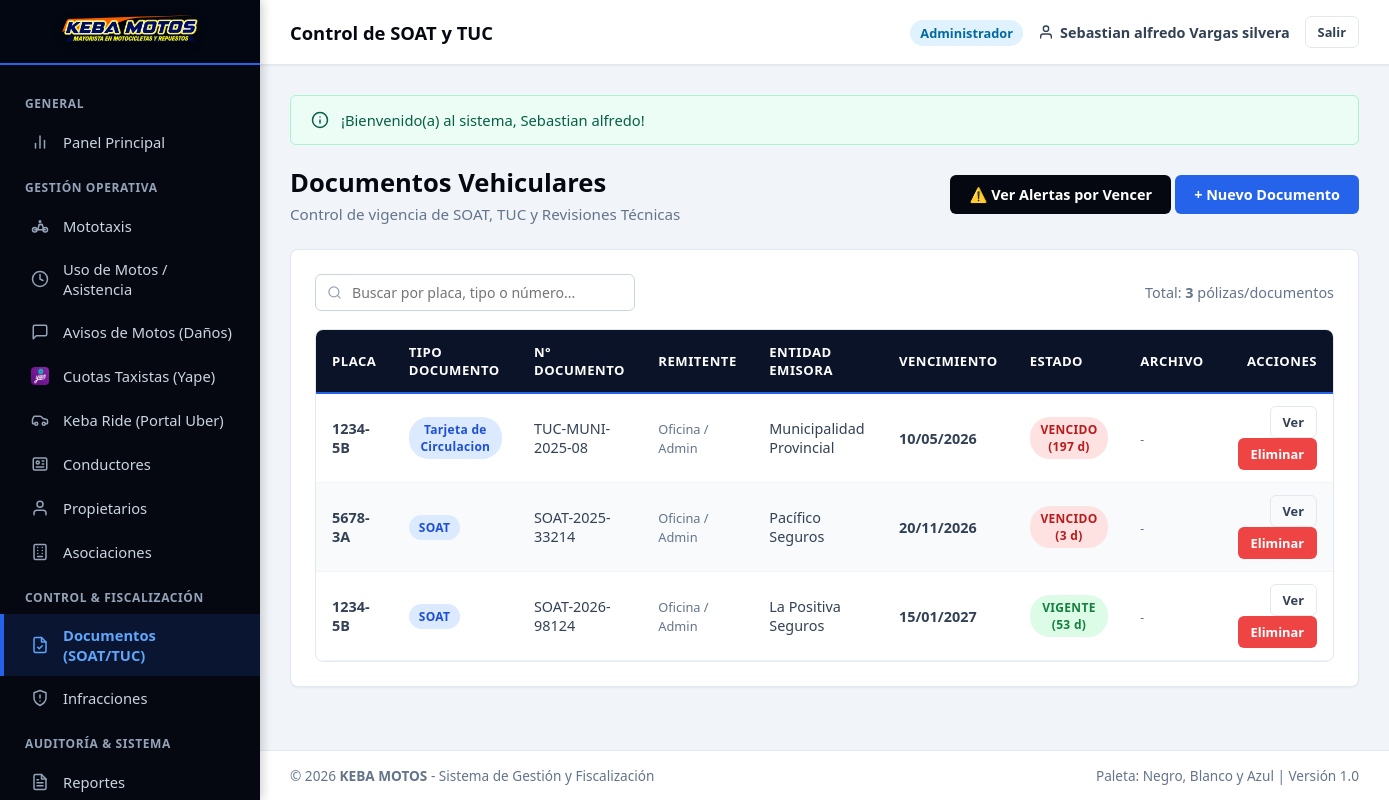
Page /vista/documentos/listar_documentos.php (signed in) on the committed database.
### tables this page shows
CREATE TABLE `documentos_vehiculo` (
  `id_documento` INT AUTO_INCREMENT PRIMARY KEY,
  `id_vehiculo` INT NOT NULL,
  `id_usuario` INT NULL,
  `remitente_nombre` VARCHAR(150) NULL,
  `tipo_documento` ENUM('SOAT', 'Tarjeta de Propiedad', 'Tarjeta de Circulacion', 'Licencia de Conducir', 'Revision Tecnica', 'Seguro Municipal', 'Otro') NOT NULL,
  `numero_documento` VARCHAR(50) NOT NULL,
  `entidad_emisora` VARCHAR(100) NULL,
  `fecha_emision` DATE NOT NULL,
  `fecha_vencimiento` DATE NOT NULL,
  `archivo_digital` VARCHAR(255) NULL,
  `estado` ENUM('Vigente', 'Por Vencer', 'Vencido') DEFAULT 'Vigente',
  `observaciones` TEXT NULL,
  `created_at` TIMESTAMP DEFAULT CURRENT_TIMESTAMP,
  `updated_at` TIMESTAMP DEFAULT CURRENT_TIMESTAMP ON UPDATE CURRENT_TIMESTAMP,
  CONSTRAINT `fk_docs_vehiculo` FOREIGN KEY (`id_vehiculo`) REFERENCES `vehiculos` (`id_vehiculo`) ON UPDATE CASCADE ON DELETE CASCADE
);

CREATE TABLE `vehiculos` (
  `id_vehiculo` INT AUTO_INCREMENT PRIMARY KEY,
  `placa` VARCHAR(10) NOT NULL UNIQUE,
  `numero_padron` VARCHAR(20) NULL,
  `marca` VARCHAR(50) NOT NULL,
  `modelo` VARCHAR(50) NULL,
  `color` VARCHAR(50) NOT NULL,
  `anio_fabricacion` YEAR NULL,
  `numero_motor` VARCHAR(50) NULL,
  `numero_chasis` VARCHAR(50) NULL,
  `id_propietario` INT NOT NULL,
  `id_asociacion` INT NULL,
  `foto` VARCHAR(255) NULL,
  `es_empresa` TINYINT(1) DEFAULT 1,
  `fecha_proxima_revision` DATE NULL,
  `estado_limpieza` ENUM('Excelente', 'Limpia', 'Regular', 'Requiere Lavado') DEFAULT 'Limpia',
  `estado_mecanico` ENUM('Operativo', 'Con Observaciones', 'En Mantenimiento', 'Taller') DEFAULT 'Operativo',
  `observaciones_danos` TEXT NULL,
  `estado` ENUM('Activo', 'Inactivo', 'De Baja', 'Observado') DEFAULT 'Activo',
  `created_at` TIMESTAMP DEFAULT CURRENT_TIMESTAMP,
  `updated_at` TIMESTAMP DEFAULT CURRENT_TIMESTAMP ON UPDATE CURRENT_TIMESTAMP,
  CONSTRAINT `fk_vehiculos_propietarios` FOREIGN KEY (`id_propietario`) REFERENCES `propietarios` (`id_propietario`) ON UPDATE CASCADE,
  CONSTRAINT `fk_vehiculos_asociaciones` FOREIGN KEY (`id_asociacion`) REFERENCES `asociaciones` (`id_asociacion`) ON UPDATE CASCADE ON DELETE SET NULL
);

### vista/documentos/listar_documentos.php (the view, shortened to what the rows shown need)
<?php
require_once dirname(__DIR__) . '/plantillas/header.php';
require_once dirname(__DIR__) . '/plantillas/navbar.php';
require_once dirname(dirname(__DIR__)) . '/modelos/Documento.php';
$docMod = new Documento();
$documentos = $docMod->listarTodos();
?>
<div class="page-header">
    <div>
        <h1 class="page-title">Documentos Vehiculares</h1>
    </div>
</div>
<div class="card">
    <div class="table-responsive">
        <table class="table-custom" id="tablaRegistros">
            <thead>
                <tr>
                    <th>Placa</th>
                    <th>Tipo Documento</th>
                    <th>N° Documento</th>
                    <th>Remitente</th>
                    <th>Entidad Emisora</th>
                    <th>Vencimiento</th>
                    <th>Estado</th>
                    <th>Archivo</th>
                    <th style="text-align: right;">Acciones</th>
                </tr>
            </thead>
            <tbody>
                <?php if (empty($documentos)): ?>
                <tr><td colspan="9" style="text-align:center; padding:25px;">No hay documentos registrados.</td></tr>
                <?php else: ?>
                <?php foreach ($documentos as $d): ?>
                <?php
                    $dias = (int)($d['dias_para_vencer'] ?? 0);
                    $badgeClass = 'badge-success';
                    if ($dias < 0) {
                        $badgeClass = 'badge-danger';
                        $textoEstado = 'VENCIDO (' . abs($dias) . ' d)';
                    } elseif ($dias <= 30) {
                        $badgeClass = 'badge-warning';
                        $textoEstado = 'POR VENCER (' . $dias . ' d)';
                    } else {
                        $textoEstado = 'VIGENTE (' . $dias . ' d)';
                    }
                    $tieneArchivo = !empty($d['archivo_digital']) && file_exists(ROOT_PATH . 'subidas/documentos/' . $d['archivo_digital']);
                    $archivoUrl = $tieneArchivo ? subidaUrl('documentos/' . $d['archivo_digital']) : '';
                    $esImagen = $tieneArchivo && preg_match('/\.(jpg|jpeg|png|webp)$/i', $d['archivo_digital']);
                ?>
                <tr>
                    <td><strong><?= htmlspecialchars($d['placa']) ?></strong></td>
                    <td><span class="badge badge-info"><?= htmlspecialchars($d['tipo_documento']) ?></span></td>
                    <td><?= htmlspecialchars($d['numero_documento']) ?></td>
                    <td>
                        <?php if (!empty($d['remitente_nombre'])): ?>
                            <span class="badge" style="background: #eff6ff; color: #1d4ed8; border: 1px solid #bfdbfe; font-size: 0.8rem; font-weight: 700; display: inline-flex; align-items: center; gap: 4px; padding: 4px 8px;">
                                <svg style="width: 14px; height: 14px;" viewBox="0 0 24 24" fill="none" stroke="currentColor" stroke-width="2"><path d="M20 21v-2a4 4 0 0 0-4-4H8a4 4 0 0 0-4 4v2"></path><circle cx="12" cy="7" r="4"></circle></svg>
                                <?= htmlspecialchars($d['remitente_nombre']) ?>
                            </span>
                        <?php else: ?>
                            <span style="color: #64748b; font-size: 0.8rem;">Oficina / Admin</span>
                        <?php endif; ?>
                    </td>
                    <td><?= htmlspecialchars($d['entidad_emisora'] ?? '-') ?></td>
                    <td><strong><?= htmlspecialchars(date('d/m/Y', strtotime($d['fecha_vencimiento']))) ?></strong></td>
                    <td><span class="badge <?= $badgeClass ?>"><?= $textoEstado ?></span></td>
                    <td>
                        <?php if ($tieneArchivo): ?>
                            <?php if ($esImagen): ?>
                                <a href="<?= $archivoUrl ?>" target="_blank" title="Ver foto">
                                    <img src="<?= $archivoUrl ?>" alt="Doc" style="width: 32px; height: 32px; object-fit: cover; border-radius: 4px; border: 1px solid #334155; vertical-align: middle;">
                                </a>
                            <?php else: ?>
                                <a href="<?= $archivoUrl ?>" target="_blank" class="btn btn-outline btn-sm" style="padding: 2px 6px; font-size: 0.75rem;">PDF</a>
                            <?php endif; ?>
                        <?php else: ?>
                            <span style="color: #64748b; font-size: 0.75rem;">-</span>
                        <?php endif; ?>
                    </td>
                    <td style="text-align: right;">
                        <a href="<?= vistaUrl('documentos/ver_documento.php?id=' . $d['id_documento']) ?>" class="btn btn-outline btn-sm">Ver</a>
                        <a href="<?= controladorUrl('documento_controlador.php?accion=eliminar&id=' . $d['id_documento']) ?>" class="btn btn-danger btn-sm btn-confirmar-eliminar">Eliminar</a>
                    </td>
                </tr>
                <?php endforeach; ?>
                <?php endif; ?>
            </tbody>
        </table>
    </div>
</div>
<?php require_once dirname(__DIR__) . '/plantillas/footer.php'; ?>

### rows in the picture
documentos_vehiculo: id_vehiculo.placa "1234-5B", tipo_documento "Tarjeta de Circulacion", numero_documento "TUC-MUNI-2025-08", shows "Oficina / Admin", entidad_emisora "Municipalidad Provincial", fecha_vencimiento "10/05/2026", textoEstado "VENCIDO (197 d)"
documentos_vehiculo: id_vehiculo.placa "5678-3A", tipo_documento "SOAT", numero_documento "SOAT-2025-33214", shows "Oficina / Admin", entidad_emisora "Pacífico Seguros", fecha_vencimiento "20/11/2026", textoEstado "VENCIDO (3 d)"
documentos_vehiculo: id_vehiculo.placa "1234-5B", tipo_documento "SOAT", numero_documento "SOAT-2026-98124", shows "Oficina / Admin", entidad_emisora "La Positiva Seguros", fecha_vencimiento "15/01/2027", textoEstado "VIGENTE (53 d)"

### other values in the picture
$subtituloNavbar "Control de SOAT y TUC"
$usuarioActivo['rol_nombre'] "Administrador"
$nombreUsuario "Sebastian alfredo Vargas silvera"
$flash['mensaje'] "¡Bienvenido(a) al sistema, Sebastian alfredo!"
count($documentos) "3"
